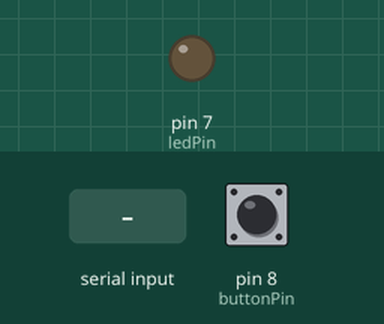
Recording of a sketch running on a simulated Arduino Uno, built with avr-gcc and run on an emulated ATmega328P. Shown: output pins drawn as LEDs (lit = HIGH). Inputs (shaded band) come from the test bench; at power-on: pin 8 (buttonPin) HIGH.

Above: at 1.2 s.
1.3 s: "1" received over the second serial link
At 2.3 s:
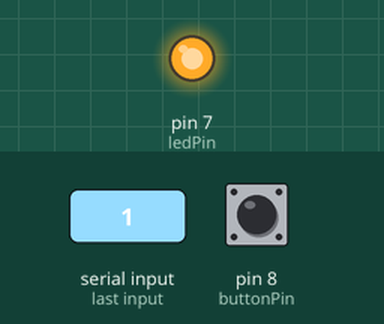
2.8 s: "0" received over the second serial link
At 3.5 s:
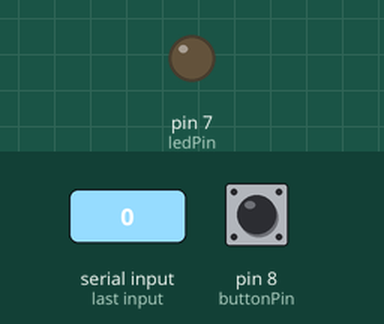
Timing chart, 0 to 5.8 s (numbered marks = the images above; inputs shaded):
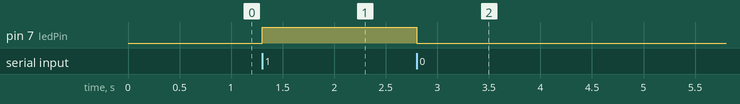

The sketch:

MASTER.ino
```cpp
#include <SoftwareSerial.h>

SoftwareSerial BTSerial(10,11);

int state = 0;
const int ledPin = 7;
const int buttonPin = 8;
int buttonState = 1;

void setup()
{
  BTSerial.begin(38400);
  pinMode(ledPin,OUTPUT);
  digitalWrite(ledPin,LOW);
  pinMode(buttonPin, INPUT_PULLUP);
}

void loop()
{
  if(BTSerial.available() >0)
  {
    state = BTSerial.read();
  }

  buttonState = digitalRead(buttonPin);

  if (buttonState == LOW)
  {
    BTSerial.write('1');
  }
  else
  {
    BTSerial.write('0');
  }

  if (state == '1')
  {
    digitalWrite(ledPin, HIGH);
    state = 0;
  }
  else if (state =='0')
  {
    digitalWrite(ledPin, LOW);
    state = 0;
  }
}
```

Measured:
- after the input at 1.3 s, pin 7 (ledPin): LOW → HIGH at once
- after the input at 2.8 s, pin 7 (ledPin): HIGH → LOW at once
